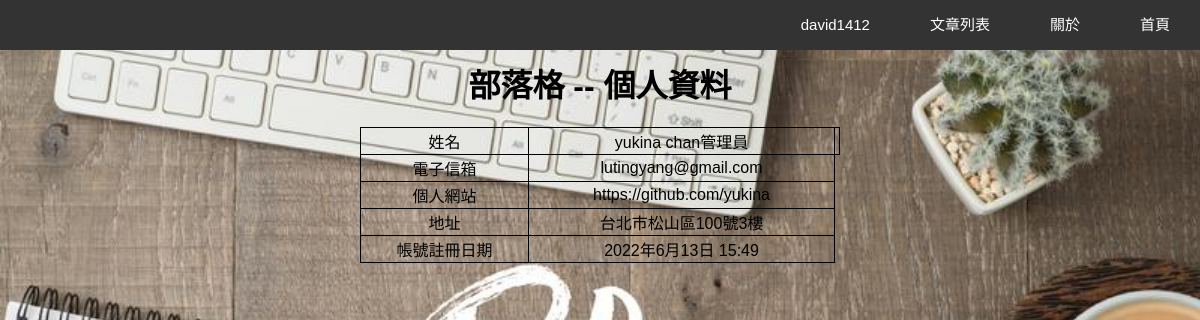
Screenshot of /account/profile/1/ (signed in) with the database file from the repository.
### account/models.py (models this page shows, shortened)
class User(AbstractUser):
    fullName = models.CharField(max_length=128)
    email = models.EmailField(max_length=128)
    website = models.URLField(blank=True, null=True)
    address = models.CharField(max_length=128, blank=True, null=True)

### account/views.py (the view)
# urls.py: path('profile/<int:id>/', views.profile, name='profile'),
@login_required
def profile(request, id):
    user = get_object_or_404(User, id=id)
    if request.method == 'GET':
        return render(request,'profile/profile.html',{'user':user})

### templates/profile/profile.html (shortened to what this page needs)
{% extends 'base.html' %}
{% load static %}
{% block heading %}個人資料{% endblock %}
{% block content %}
    <link rel="stylesheet" href="{% static 'css/information.css' %}">
    <div class="information">
        <table class="user">
            <tr>
                <td>姓名</td>
                <td>{{ user.fullName }}<td>
            </tr>
            <tr>
                <td>電子信箱</td>
                <td>{{ user.email }}</td>
            </tr>
            <tr>
                <td>個人網站</td>
                <td>{{ user.website }}</td>
            </tr>
            <tr>
                <td>地址</td>
                <td>{{ user.address }}</td>
            </tr>
            <tr>
                <td>帳號註冊日期</td>
                <td>{{ user.date_joined }}</td>
            </tr>
        </table>
    </div>
{% endblock %}

### templates/home/menu.html (shortened to what this page needs)
{% load static %}
<link rel="stylesheet" href="{% static 'css/dropdown.css' %}">
<ul id="menu">
    <li>
        <a href="{% url 'main' %}">首頁</a>
    </li>
    <li>
        <a href="{% url 'about' %}">關於</a>
    </li>
    <li>
        <a href="{% url 'article' %}">文章列表</a>
    </li>
    {% if user.is_authenticated %}
    <li>
        <a>{{ request.user.username }}</a>
    </li>
    {% endif %}
</ul>

### static/css/main.css (style rules this page uses)
body { margin: 0; background: url('/static/img/background.jpg'); background-size: cover; font-family: Arial, Helvetica, sans-serif; }

### static/css/dropdown.css (style rules this page uses)
ul { margin: 0; padding: 0; list-style: none; float: right; position: relative; }
ul#menu { background-color: #333; display: inline-block; font-size: 15px; width: 100%; }
ul#menu li { position: relative; }
ul#menu > li { float: right; }
ul#menu a { background-color: #333; color: white; display: block; padding: 5px 30px; text-decoration: none; line-height: 40px; }

### static/css/information.css (style rules this page uses)
table { text-align: center; width: 40%; border-collapse: collapse; border: 1px; margin-left: auto; margin-right: auto; margin-top: 10px; }
table td { text-align: center; border: solid 1px; }

### rows the page displays
User: user.username "david1412"
User: fullName "yukina chan管理員", email "lutingyang@gmail.com", website "https://github.com/yukina", address "台北市松山區100號3樓", date_joined "2022年6月13日 15:49"
